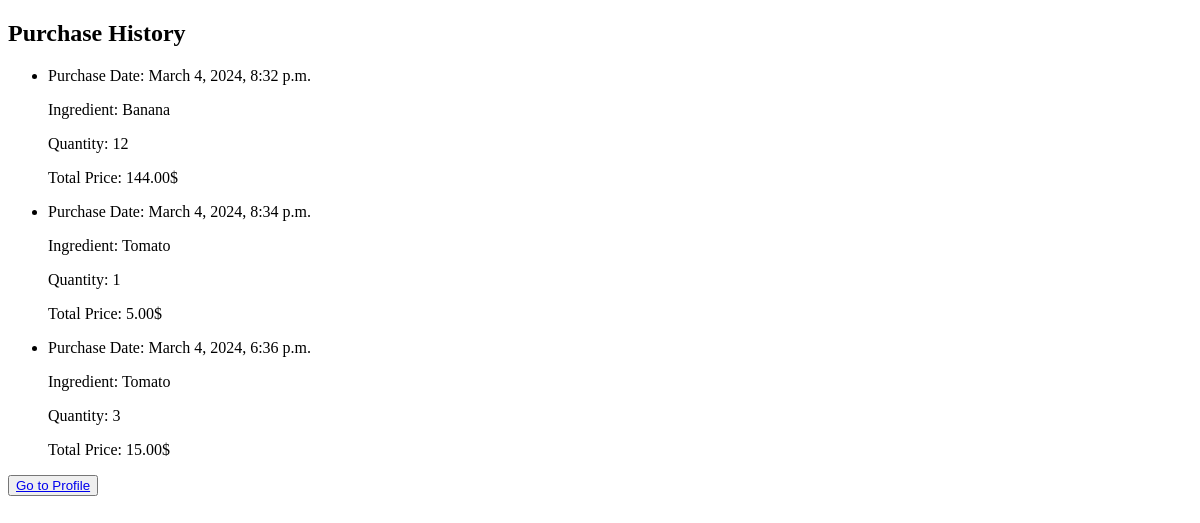
The page /purchase_history/ (signed in) on the database as committed earlier.
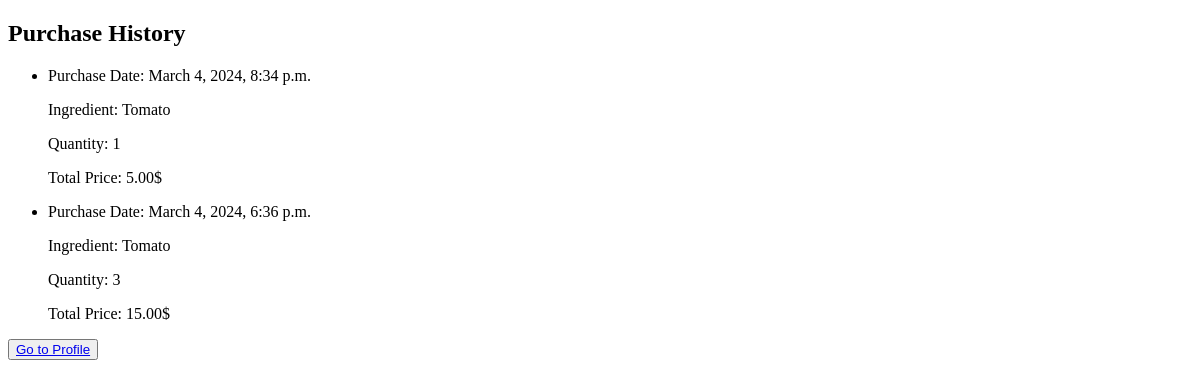
The same page on the database as committed later.
### main/models.py (models this page shows, shortened)
class PurchaseHistory(models.Model):
    user = models.ForeignKey(User, on_delete=models.CASCADE)
    ingredient = models.ForeignKey(Ingredient, on_delete=models.CASCADE)
    quantity = models.IntegerField()
    total_price = models.DecimalField(max_digits=10, decimal_places=2)
    purchase_date = models.DateTimeField(default=datetime.now)

class Ingredient(models.Model):
    name = models.CharField(max_length=100)
    price = models.DecimalField(max_digits=10, decimal_places=2, default=0.00)  # Добавляем поле price
    available_quantity = models.IntegerField(default=0)
    quantity = models.IntegerField(default=0)
    unit_price = models.DecimalField(max_digits=10, decimal_places=2, default=0.00)
    def __str__(self):
        return self.name

### main/views.py (the view)
# urls.py: path('purchase_history/', views.purchase_history, name='purchase_history'),
def purchase_history(request):
    purchase_history = PurchaseHistory.objects.filter(user=request.user)
    return render(request, 'main/purchase_history.html', {'purchase_history': purchase_history})

### main/templates/main/purchase_history.html (shortened to what this page needs)
{% extends 'main/base.html' %}
{% block content %}
    <h2>Purchase History</h2>
    <ul>
        {% for purchase in purchase_history %}
            <li>
                <p>Purchase Date: {{ purchase.purchase_date }}</p>
                <p>Ingredient: {{ purchase.ingredient }}</p>
                <p>Quantity: {{ purchase.quantity }}</p>
                <p>Total Price: {{ purchase.total_price }}$</p>
            </li>
        {% endfor %}
    </ul>
    <button type="submit"><a href="{% url 'profile' %}">Go to Profile</a></button>
{% endblock %}

Rows that differ between the two databases and show on the page:
removed PurchaseHistory: purchase_date "March 4, 2024, 8:32 p.m.", ingredient "Banana", quantity "12", total_price "144.00"
